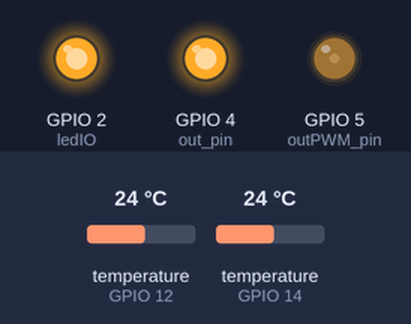
The program below on a simulated ESP8266 (Wemos D1 mini). Shown: output pins drawn as LEDs (lit = HIGH). Inputs (shaded band) come from the test bench; at power-on: temperature (sensors on GPIO 12, GPIO 14) 24 °C. What the program prints to the serial monitor is not drawn.

Above: at 0.15 s.
At 0.25 s:
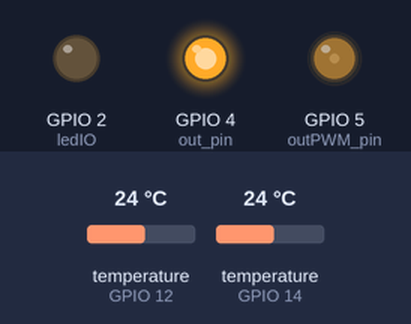
Timing chart, 0 to 3.1 s (numbered marks = the images above):
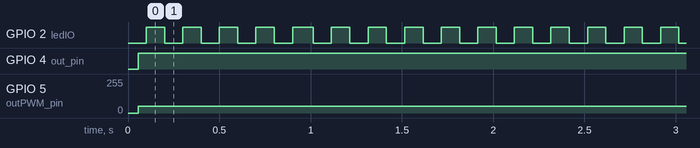

The program:

main.cpp
```cpp
/*
 * sterowanieOUT.cpp
 *
 *  Created on: 17 sty 2026
 *      Author: ZoMbiE
 *
 */

#include <Arduino.h>
#include "main.h"
#include "ds18b20.h"
#include "tabData.h"
#include "sterowanieOUT.h"

/////////////////////////////////////////////////////////////
const uint8_t ledIO = 2;
tabData glTablica; // objekt - główna tablica stanów i danych

/////////////////////////////////////////////////////////////
// soft timer'y
void softTimer1Update(uint32_t delayTime = 1000);
void softTimer2Update(uint32_t delayTime = 1000);
void softTimerSerialUpdate(uint32_t delayTime = 1000);

/////////////////////////////////////////////////////////////
void setup()
{
  Serial.begin(115200);
  pinMode(ledIO, OUTPUT);
  initTemperatureSensor();
  initOUT();
}

/////////////////////////////////////////////////////////////
static uint32_t debugTime = 0; // zmienna tylko w tym pliku
void loop()
{
  debugTime = millis();
  // ------------------------------------------------------------------------------------------------
  softTimer1Update(100);       // led
  softTimer2Update(200);       // temperatury
  updateOUT();                 // aktualizacja wyjść (out, putPWM)
  softTimerSerialUpdate(1000); // Serial wysyłanie

  // ------------------------------------------------------------------------------------------------
  debugTime = millis() - debugTime;
  if (debugTime > glTablica.data.timeDelay)
    glTablica.data.timeDelay = debugTime; // maksymalny czas trwania pętli zadań
}

/////////////////////////////////////////////////////////////
void inline softTimer1Proc() // led
{
  digitalWrite(ledIO, !digitalRead(ledIO));
  // Serial.println("led blink");
}
void softTimer1Update(uint32_t delayTime)
{
  uint32_t nowTime = millis();
  static uint32_t oldTime = 0;
  if (nowTime >= (oldTime + delayTime))
  {
    softTimer1Proc();
    oldTime = nowTime;
  }
}
/////////////////////////////////////////////////////////////

/////////////////////////////////////////////////////////////
void inline softTimer2Proc() // temperatury
{
  updateNextTemperatureSensor();
}
void softTimer2Update(uint32_t delayTime)
{
  uint32_t nowTime = millis();
  static uint32_t oldTime = 0;
  if (nowTime >= (oldTime + delayTime))
  {
    softTimer2Proc();
    oldTime = nowTime;
  }
}
/////////////////////////////////////////////////////////////

/////////////////////////////////////////////////////////////
void inline softTimerSerialProc() // Serial wysyłanie
{
  // Serial.println("softTimerSerialUpdate");
  // writeSerialData();
  Serial.print(glTablica.data.ds[0]);
  Serial.print(" ");
  Serial.println(glTablica.data.ds[1]);
  Serial.println(glTablica.data.timeDelay);
}

void softTimerSerialUpdate(uint32_t delayTime)
{
  uint32_t nowTime = millis();
  static uint32_t oldTime = 0;
  if (nowTime >= (oldTime + delayTime))
  {
    softTimerSerialProc();
    oldTime = nowTime;
  }
}
/////////////////////////////////////////////////////////////
```

ds18b20.h
```cpp
/*
 * ds18b20.h
 *
 *  Created on: 17 sty 2026
 *      Author: ZoMbiE
 */

#ifndef DS18B20_H_
#define DS18B20_H_

void initTemperatureSensor();
void updateNextTemperatureSensor();

#endif /* DS18B20_H_ */
```

main.h
```cpp
/*
 * loop.h
 *
 *  Created on: 17 sty 2026
 *      Author: ZoMbiE
 */

#ifndef LOOP_H_
#define LOOP_H_

#include "tabData.h"

extern tabData glTablica;

#endif /* LOOP_H_ */
```

sterowanieOUT.h
```cpp
/*
 * sterowanieOUT.h
 *
 *  Created on: 17 sty 2026
 *      Author: ZoMbiE
 */

#include "Arduino.h"

#ifndef STEROWANIEOUT_H_
#define STEROWANIEOUT_H_

void initOUT();
void updateOUT();

#endif /* STEROWANIEOUT_H_ */
```

tabData.h
```cpp
/*
 * tabData.h
 *
 *  Created on: 17 sty 2026
 *      Author: ZoMbiE
 */

#include <Arduino.h>

#ifndef TABDATA_H_
#define TABDATA_H_

struct tablica
{
	// uint8_t bStart;
	// uint8_t bStop;
	float ds[2];
	uint8_t outPWM;
	uint8_t out;
	uint8_t timeDelay; // debug - maksymalny czas trwania pętli zadań
	uint8_t ssid[32];
	uint8_t pass[32];
	uint8_t statusLan[32];
};

class tabData
{
public:
	tablica data;

	tabData();
	virtual ~tabData();
};

#endif /* TABDATA_H_ */
```

ds18b20.cpp
```cpp
/*
 * ds18b20.cpp
 *
 *  Created on: 17 sty 2026
 *      Author: ZoMbiE
 */

#include "main.h"

#include "ds18b20.h"

#include <OneWire.h>
#include <DallasTemperature.h>

// ds18b20 ------------------------------------------------------
OneWire ds18x20[] = {14, 12}; // nazwy pinów do których są podpięte czujniki
const int oneWireCount = sizeof(ds18x20) / sizeof(OneWire);
DallasTemperature sensor[oneWireCount];
const uint8_t resolution = 12;
// ds18b20 ------------------------------------------------------

// ---------------------------------------------------------------
void initTemperatureSensor()
{
	// pobranie adresów i ustalenie rozdzielczości DS18b20
	DeviceAddress deviceAddress;
	for (int i = 0; i < oneWireCount; i++)
	{
		sensor[i].setOneWire(&ds18x20[i]);
		sensor[i].begin();
		if (sensor[i].getAddress(deviceAddress, 0))
			sensor[i].setResolution(deviceAddress, resolution);
	}
}

// ---------------------------------------------------------------
// odczyt z DS18b20 x 5, odczytywać nie częciej niż co 750ms
void updateNextTemperatureSensor()
{
	static int step = 0;
	sensor[step].setWaitForConversion(false);
	sensor[step].requestTemperatures();
	sensor[step].setWaitForConversion(true);
	glTablica.data.ds[step] = sensor[step].getTempCByIndex(0);
	step++;
	if (step >= oneWireCount)
		step = 0;
}

// ---------------------------------------------------------------
```

sterowanieOUT.cpp
```cpp
/*
 * sterowanieOUT.cpp
 *
 *  Created on: 17 sty 2026
 *      Author: ZoMbiE
 *
 */

#include "sterowanieOUT.h"
#include "Arduino.h"
#include "main.h"

// piny wyjść
const int out_pin = 4;
const int outPWM_pin = 5;

// inicjalizacja wyjść
void initOUT()
{
	// init dla out i outPWM
	pinMode(out_pin,OUTPUT);
	digitalWrite(out_pin, 0);
	analogWrite(outPWM_pin, 0);
}

// aktualizacja wyjść
void updateOUT()
{
	digitalWrite(out_pin, glTablica.data.out);
	analogWrite(outPWM_pin, glTablica.data.outPWM);
}
```

tabData.cpp
```cpp
/*
 * tabData.cpp
 *
 *  Created on: 17 sty 2026
 *      Author: ZoMbiE
 */

#include "tabData.h"

tabData::tabData()
{
	// data.bStart = 1;
	// data.bStop = 1;
	data.out = 1;
	data.outPWM = 50;

	// sprintf((char*) data.ssid, "destyl"); flashIO.h
	// sprintf((char*) data.pass, "destyl1234"); flashIO.h
	// sprintf((char *)data.statusLan, "status lan ok");
}

tabData::~tabData()
{
}
```

Measured:
- by itself, GPIO 2 (ledIO): alternates HIGH for 0.10 s and LOW for 0.10 s
- by itself, GPIO 4 (out_pin): LOW → HIGH at 0.06 s
- by itself, GPIO 5 (outPWM_pin): 0/255 → 50/255 at 0.06 s
